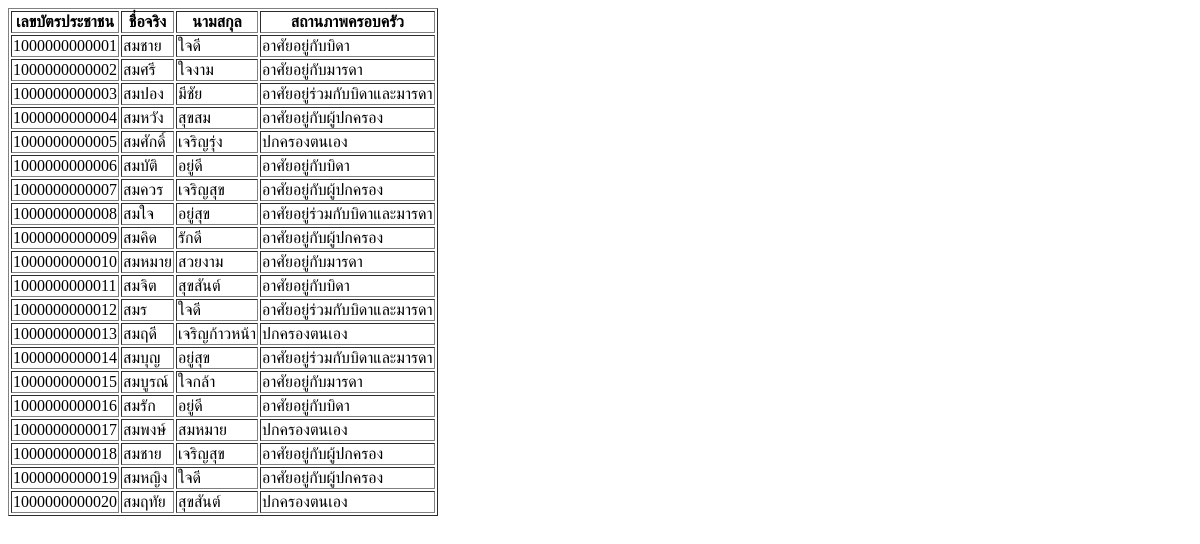
Page /webpage4.php on the earlier database version.
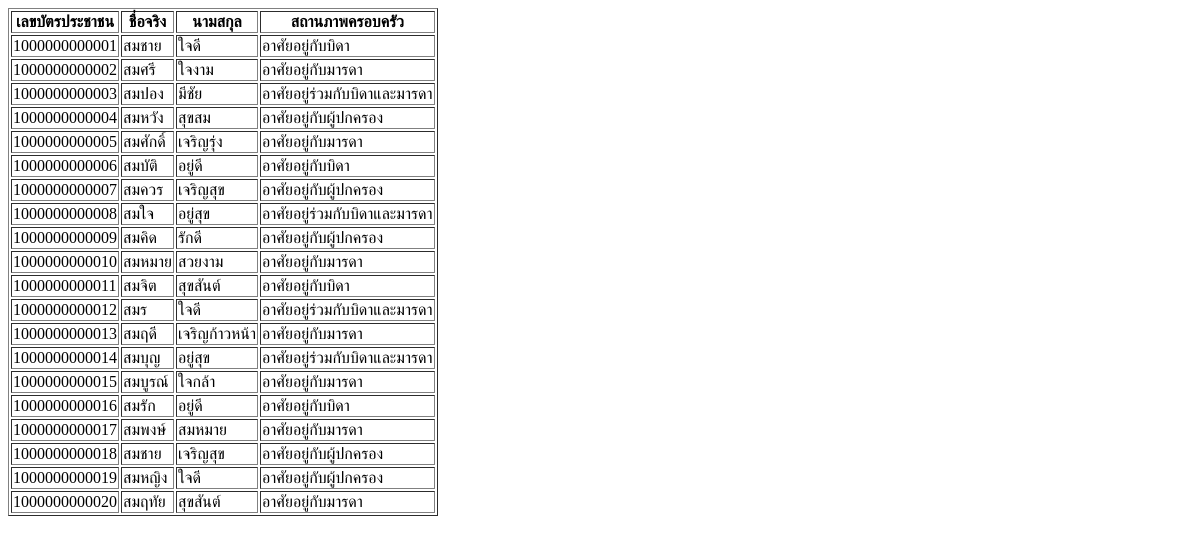
Same page on the later database version.
### tables this page shows
CREATE TABLE Users (
    national_id VARCHAR(13) NOT NULL,
    firstname VARCHAR(50) NOT NULL,
    lastname VARCHAR(50) NOT NULL,
    Email VARCHAR(50),
    phone_num VARCHAR(10), 
    birthdate DATE,
    user_role TINYINT(1),
    user_cate_id TINYINT(1) NOT NULL,
    passwd VARCHAR(100),

    PRIMARY KEY (national_id),
    FOREIGN KEY (user_cate_id) REFERENCES User_category(user_cate_id)
);

### webpage4.php (the view)
<?php include "connect.php" ?>
<html>
<head><meta charset="utf-8"></head>
<body>
    <?php
        $stmt = $pdo->prepare("SELECT Users.national_id AS 'เลขบัตรประชาชน', Users.firstname AS 'ชื่อจริง', Users.lastname AS 'นามสกุล', Parent_status.status_description AS 'สถานภาพครอบครัว'
                                FROM Users
                                JOIN User_Relationship ON Users.national_id = User_Relationship.national_id
                                JOIN Parent ON Parent.parent_id = User_Relationship.parent_id
                                JOIN Parent_status ON Parent.parent_status_id = Parent_status.parent_status_id
                                GROUP BY Users.national_id");
        $stmt->execute();
        echo "<table border='1'>";
        echo "<tr>";
        echo "<th>เลขบัตรประชาชน</th>";
        echo "<th>ชื่อจริง</th>";
        echo "<th>นามสกุล</th>";
        echo "<th>สถานภาพครอบครัว</th>";
        echo "</tr>";
        while ($row = $stmt->fetch()) {
            echo "<tr>";
            echo "<td>" . $row ["เลขบัตรประชาชน"] . "</td>";
            echo "<td>" . $row ["ชื่อจริง"] . "</td>";
            echo "<td>" . $row ["นามสกุล"] . "</td>";
            echo "<td>" . $row ["สถานภาพครอบครัว"] . "</td>";
            echo "</tr>";
        }
        echo "</table>";
    ?>
</body>
</html>

Differences in the rows shown:
computed for users "สมศักดิ์": สถานภาพครอบคร "ปกครองตนเอง" → "อาศัยอยู่กับมารดา"
computed for users "สมฤดี": สถานภาพครอบคร "ปกครองตนเอง" → "อาศัยอยู่กับมารดา"
changed users "สมพงษ์": สถานภาพครอบคร "ปกครองตนเอง" → "อาศัยอยู่กับมารดา"
computed for users "สมฤทัย": สถานภาพครอบคร "ปกครองตนเอง" → "อาศัยอยู่กับมารดา"
